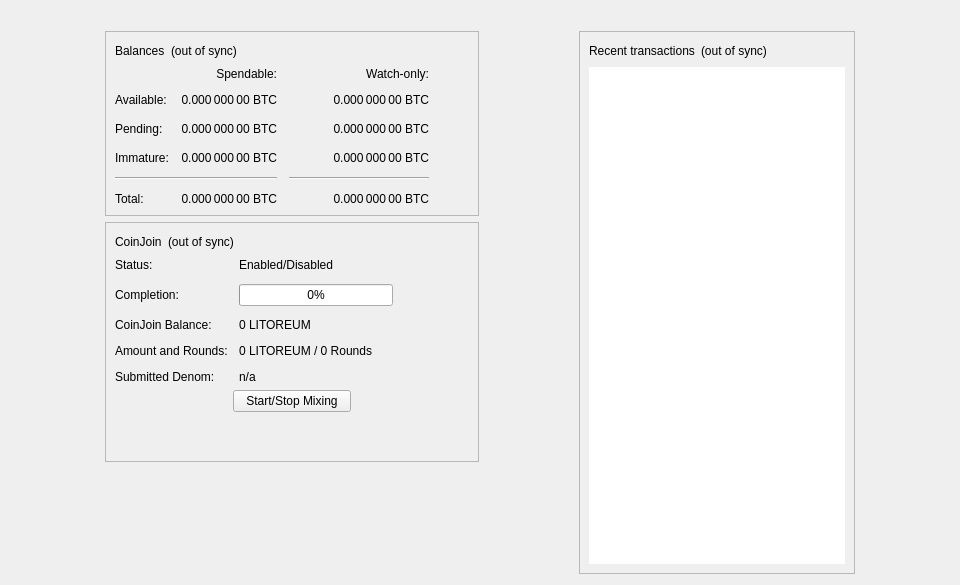
<?xml version="1.0" encoding="UTF-8"?>
<ui version="4.0">
 <class>OverviewPage</class>
 <widget class="QWidget" name="OverviewPage">
  <property name="geometry">
   <rect>
    <x>0</x>
    <y>0</y>
    <width>960</width>
    <height>585</height>
   </rect>
  </property>
  <property name="minimumSize">
   <size>
    <width>960</width>
    <height>0</height>
   </size>
  </property>
  <property name="windowTitle">
   <string>Form</string>
  </property>
  <layout class="QVBoxLayout" name="topLayout">
   <item>
    <widget class="QLabel" name="labelAlerts">
     <property name="visible">
      <bool>false</bool>
     </property>
     <property name="wordWrap">
      <bool>true</bool>
     </property>
     <property name="margin">
      <number>3</number>
     </property>
     <property name="textInteractionFlags">
      <set>Qt::TextSelectableByMouse</set>
     </property>
    </widget>
   </item>
   <item>
    <layout class="QHBoxLayout" name="horizontalLayout" stretch="1,0,1,0,1">
     <item>
      <spacer name="horizontalSpacerLeft">
       <property name="orientation">
        <enum>Qt::Horizontal</enum>
       </property>
       <property name="sizeType">
        <enum>QSizePolicy::Preferred</enum>
       </property>
       <property name="sizeHint" stdset="0">
        <size>
         <width>10</width>
         <height>20</height>
        </size>
       </property>
      </spacer>
     </item>
     <item>
      <layout class="QVBoxLayout" name="verticalLayout_2">
       <item>
        <widget class="QFrame" name="frame">
         <property name="frameShape">
          <enum>QFrame::StyledPanel</enum>
         </property>
         <property name="frameShadow">
          <enum>QFrame::Raised</enum>
         </property>
         <layout class="QVBoxLayout" name="verticalLayout_4">
          <item>
           <layout class="QHBoxLayout" name="horizontalLayout_4">
            <item>
             <widget class="QLabel" name="label_5">
              <property name="text">
               <string>Balances</string>
              </property>
             </widget>
            </item>
            <item>
             <widget class="QLabel" name="labelWalletStatus">
              <property name="toolTip">
               <string>The displayed information may be out of date. Your wallet automatically synchronizes with the Litoreum network after a connection is established, but this process has not completed yet.</string>
              </property>
              <property name="text">
               <string notr="true">(out of sync)</string>
              </property>
              <property name="alignment">
               <set>Qt::AlignLeading|Qt::AlignLeft|Qt::AlignVCenter</set>
              </property>
             </widget>
            </item>
            <item>
             <spacer name="horizontalSpacer_3">
              <property name="orientation">
               <enum>Qt::Horizontal</enum>
              </property>
              <property name="sizeHint" stdset="0">
               <size>
                <width>40</width>
                <height>20</height>
               </size>
              </property>
             </spacer>
            </item>
           </layout>
          </item>
          <item>
           <layout class="QGridLayout" name="gridLayout">
            <property name="spacing">
             <number>12</number>
            </property>
            <item row="2" column="2">
             <widget class="QLabel" name="labelWatchPending">
              <property name="cursor">
               <cursorShape>IBeamCursor</cursorShape>
              </property>
              <property name="toolTip">
               <string>Unconfirmed transactions to watch-only addresses</string>
              </property>
              <property name="text">
               <string notr="true">0.000 000 00 BTC</string>
              </property>
              <property name="alignment">
               <set>Qt::AlignRight|Qt::AlignTrailing|Qt::AlignVCenter</set>
              </property>
              <property name="textInteractionFlags">
               <set>Qt::LinksAccessibleByMouse|Qt::TextSelectableByKeyboard|Qt::TextSelectableByMouse</set>
              </property>
             </widget>
            </item>
            <item row="2" column="1">
             <widget class="QLabel" name="labelUnconfirmed">
              <property name="cursor">
               <cursorShape>IBeamCursor</cursorShape>
              </property>
              <property name="toolTip">
               <string>Total of transactions that have yet to be confirmed, and do not yet count toward the spendable balance</string>
              </property>
              <property name="text">
               <string notr="true">0.000 000 00 BTC</string>
              </property>
              <property name="alignment">
               <set>Qt::AlignRight|Qt::AlignTrailing|Qt::AlignVCenter</set>
              </property>
              <property name="textInteractionFlags">
               <set>Qt::LinksAccessibleByMouse|Qt::TextSelectableByKeyboard|Qt::TextSelectableByMouse</set>
              </property>
             </widget>
            </item>
            <item row="3" column="2">
             <widget class="QLabel" name="labelWatchImmature">
              <property name="cursor">
               <cursorShape>IBeamCursor</cursorShape>
              </property>
              <property name="toolTip">
               <string>Mined balance in watch-only addresses that has not yet matured</string>
              </property>
              <property name="text">
               <string notr="true">0.000 000 00 BTC</string>
              </property>
              <property name="alignment">
               <set>Qt::AlignRight|Qt::AlignTrailing|Qt::AlignVCenter</set>
              </property>
              <property name="textInteractionFlags">
               <set>Qt::LinksAccessibleByMouse|Qt::TextSelectableByKeyboard|Qt::TextSelectableByMouse</set>
              </property>
             </widget>
            </item>
            <item row="4" column="0" colspan="2">
             <widget class="Line" name="lineSpendableBalance">
              <property name="orientation">
               <enum>Qt::Horizontal</enum>
              </property>
             </widget>
            </item>
            <item row="4" column="2">
             <widget class="Line" name="lineWatchBalance">
              <property name="sizePolicy">
               <sizepolicy hsizetype="Preferred" vsizetype="Fixed">
                <horstretch>0</horstretch>
                <verstretch>0</verstretch>
               </sizepolicy>
              </property>
              <property name="minimumSize">
               <size>
                <width>140</width>
                <height>0</height>
               </size>
              </property>
              <property name="orientation">
               <enum>Qt::Horizontal</enum>
              </property>
             </widget>
            </item>
            <item row="5" column="0">
             <widget class="QLabel" name="labelTotalText">
              <property name="text">
               <string>Total:</string>
              </property>
             </widget>
            </item>
            <item row="3" column="1">
             <widget class="QLabel" name="labelImmature">
              <property name="cursor">
               <cursorShape>IBeamCursor</cursorShape>
              </property>
              <property name="toolTip">
               <string>Mined balance that has not yet matured</string>
              </property>
              <property name="text">
               <string notr="true">0.000 000 00 BTC</string>
              </property>
              <property name="alignment">
               <set>Qt::AlignRight|Qt::AlignTrailing|Qt::AlignVCenter</set>
              </property>
              <property name="textInteractionFlags">
               <set>Qt::LinksAccessibleByMouse|Qt::TextSelectableByKeyboard|Qt::TextSelectableByMouse</set>
              </property>
             </widget>
            </item>
            <item row="2" column="3">
             <spacer name="horizontalSpacer_2">
              <property name="orientation">
               <enum>Qt::Horizontal</enum>
              </property>
              <property name="sizeHint" stdset="0">
               <size>
                <width>40</width>
                <height>20</height>
               </size>
              </property>
             </spacer>
            </item>
            <item row="3" column="0">
             <widget class="QLabel" name="labelImmatureText">
              <property name="text">
               <string>Immature:</string>
              </property>
             </widget>
            </item>
            <item row="5" column="1">
             <widget class="QLabel" name="labelTotal">
              <property name="cursor">
               <cursorShape>IBeamCursor</cursorShape>
              </property>
              <property name="toolTip">
               <string>Your current total balance</string>
              </property>
              <property name="text">
               <string notr="true">0.000 000 00 BTC</string>
              </property>
              <property name="alignment">
               <set>Qt::AlignRight|Qt::AlignTrailing|Qt::AlignVCenter</set>
              </property>
              <property name="textInteractionFlags">
               <set>Qt::LinksAccessibleByMouse|Qt::TextSelectableByKeyboard|Qt::TextSelectableByMouse</set>
              </property>
             </widget>
            </item>
            <item row="5" column="2">
             <widget class="QLabel" name="labelWatchTotal">
              <property name="cursor">
               <cursorShape>IBeamCursor</cursorShape>
              </property>
              <property name="toolTip">
               <string>Current total balance in watch-only addresses</string>
              </property>
              <property name="text">
               <string notr="true">0.000 000 00 BTC</string>
              </property>
              <property name="alignment">
               <set>Qt::AlignRight|Qt::AlignTrailing|Qt::AlignVCenter</set>
              </property>
              <property name="textInteractionFlags">
               <set>Qt::LinksAccessibleByMouse|Qt::TextSelectableByKeyboard|Qt::TextSelectableByMouse</set>
              </property>
             </widget>
            </item>
            <item row="0" column="2">
             <widget class="QLabel" name="labelWatchonly">
              <property name="text">
               <string>Watch-only:</string>
              </property>
              <property name="alignment">
               <set>Qt::AlignRight|Qt::AlignTrailing|Qt::AlignVCenter</set>
              </property>
             </widget>
            </item>
            <item row="1" column="0">
             <widget class="QLabel" name="labelBalanceText">
              <property name="text">
               <string>Available:</string>
              </property>
             </widget>
            </item>
            <item row="1" column="1">
             <widget class="QLabel" name="labelBalance">
              <property name="cursor">
               <cursorShape>IBeamCursor</cursorShape>
              </property>
              <property name="toolTip">
               <string>Your current spendable balance</string>
              </property>
              <property name="text">
               <string notr="true">0.000 000 00 BTC</string>
              </property>
              <property name="alignment">
               <set>Qt::AlignRight|Qt::AlignTrailing|Qt::AlignVCenter</set>
              </property>
              <property name="textInteractionFlags">
               <set>Qt::LinksAccessibleByMouse|Qt::TextSelectableByKeyboard|Qt::TextSelectableByMouse</set>
              </property>
             </widget>
            </item>
            <item row="1" column="2">
             <widget class="QLabel" name="labelWatchAvailable">
              <property name="cursor">
               <cursorShape>IBeamCursor</cursorShape>
              </property>
              <property name="toolTip">
               <string>Your current balance in watch-only addresses</string>
              </property>
              <property name="text">
               <string notr="true">0.000 000 00 BTC</string>
              </property>
              <property name="alignment">
               <set>Qt::AlignRight|Qt::AlignTrailing|Qt::AlignVCenter</set>
              </property>
              <property name="textInteractionFlags">
               <set>Qt::LinksAccessibleByMouse|Qt::TextSelectableByKeyboard|Qt::TextSelectableByMouse</set>
              </property>
             </widget>
            </item>
            <item row="2" column="0">
             <widget class="QLabel" name="labelPendingText">
              <property name="text">
               <string>Pending:</string>
              </property>
             </widget>
            </item>
            <item row="0" column="1">
             <widget class="QLabel" name="labelSpendable">
              <property name="text">
               <string>Spendable:</string>
              </property>
              <property name="alignment">
               <set>Qt::AlignRight|Qt::AlignTrailing|Qt::AlignVCenter</set>
              </property>
             </widget>
            </item>
           </layout>
          </item>
         </layout>
        </widget>
       </item>
       <item>
        <widget class="QFrame" name="frameCoinJoin">
         <property name="layoutDirection">
          <enum>Qt::LeftToRight</enum>
         </property>
         <property name="frameShape">
          <enum>QFrame::StyledPanel</enum>
         </property>
         <property name="frameShadow">
          <enum>QFrame::Raised</enum>
         </property>
         <layout class="QVBoxLayout" name="VerticalLayout_PS1">
          <item>
           <layout class="QHBoxLayout" name="horizontalLayout_5">
            <item>
             <widget class="QLabel" name="labelCoinJoinHeader">
              <property name="text">
               <string notr="true">CoinJoin</string>
              </property>
             </widget>
            </item>
            <item>
             <widget class="QLabel" name="labelCoinJoinSyncStatus">
              <property name="toolTip">
               <string>The displayed information may be out of date. Your wallet automatically synchronizes with the Litoreum network after a connection is established, but this process has not completed yet.</string>
              </property>
              <property name="text">
               <string notr="true">(out of sync)</string>
              </property>
              <property name="alignment">
               <set>Qt::AlignLeading|Qt::AlignLeft|Qt::AlignVCenter</set>
              </property>
             </widget>
            </item>
            <item>
             <spacer name="horizontalSpacer_4">
              <property name="orientation">
               <enum>Qt::Horizontal</enum>
              </property>
              <property name="sizeHint" stdset="0">
               <size>
                <width>40</width>
                <height>20</height>
               </size>
              </property>
             </spacer>
            </item>
           </layout>
          </item>
          <item>
           <layout class="QFormLayout" name="coinJoinFormLayout">
            <property name="fieldGrowthPolicy">
             <enum>QFormLayout::AllNonFixedFieldsGrow</enum>
            </property>
            <property name="horizontalSpacing">
             <number>11</number>
            </property>
            <property name="verticalSpacing">
             <number>12</number>
            </property>
            <item row="0" column="0">
             <widget class="QLabel" name="labelCoinJoinEnabledText">
              <property name="text">
               <string>Status:</string>
              </property>
             </widget>
            </item>
            <item row="0" column="1">
             <widget class="QLabel" name="labelCoinJoinEnabled">
              <property name="text">
               <string>Enabled/Disabled</string>
              </property>
             </widget>
            </item>
            <item row="1" column="0">
             <widget class="QLabel" name="labelCompletitionText">
              <property name="text">
               <string>Completion:</string>
              </property>
             </widget>
            </item>
            <item row="1" column="1">
             <widget class="QProgressBar" name="coinJoinProgress">
              <property name="maximumSize">
               <size>
                <width>154</width>
                <height>16777215</height>
               </size>
              </property>
              <property name="value">
               <number>0</number>
              </property>
             </widget>
            </item>
            <item row="2" column="0">
             <widget class="QLabel" name="labelAnonymizedText">
              <property name="text">
               <string notr="true">CoinJoin Balance:</string>
              </property>
             </widget>
            </item>
            <item row="2" column="1">
             <widget class="QLabel" name="labelAnonymized">
              <property name="text">
               <string notr="true">0 LITOREUM</string>
              </property>
             </widget>
            </item>
            <item row="3" column="0">
             <widget class="QLabel" name="labelAmountAndRoundsText">
              <property name="text">
               <string>Amount and Rounds:</string>
              </property>
             </widget>
            </item>
            <item row="3" column="1">
             <widget class="QLabel" name="labelAmountRounds">
              <property name="text">
               <string notr="true">0 LITOREUM / 0 Rounds</string>
              </property>
             </widget>
            </item>
            <item row="4" column="0">
             <widget class="QLabel" name="labelSubmittedDenomText">
              <property name="text">
               <string>Submitted Denom:</string>
              </property>
             </widget>
            </item>
            <item row="4" column="1">
             <widget class="QLabel" name="labelSubmittedDenom">
              <property name="toolTip">
               <string>The denominations you submitted to the Smartnode.&lt;br&gt;To mix, other users must submit the exact same denominations.</string>
              </property>
              <property name="text">
               <string>n/a</string>
              </property>
              <property name="wordWrap">
               <bool>true</bool>
              </property>
             </widget>
            </item>
           </layout>
          </item>
          <item>
           <layout class="QVBoxLayout" name="VerticalLayout_PS">
            <item>
             <layout class="QHBoxLayout" name="horizontalLayout_3">
              <property name="topMargin">
               <number>0</number>
              </property>
              <item>
               <spacer name="horizontalSpacer_5">
                <property name="orientation">
                 <enum>Qt::Horizontal</enum>
                </property>
                <property name="sizeHint" stdset="0">
                 <size>
                  <width>40</width>
                  <height>20</height>
                 </size>
                </property>
               </spacer>
              </item>
              <item>
               <widget class="QPushButton" name="toggleCoinJoin">
                <property name="sizePolicy">
                 <sizepolicy hsizetype="MinimumExpanding" vsizetype="Fixed">
                  <horstretch>0</horstretch>
                  <verstretch>0</verstretch>
                 </sizepolicy>
                </property>
                <property name="text">
                 <string>Start/Stop Mixing</string>
                </property>
               </widget>
              </item>
              <item>
               <spacer name="horizontalSpacer_6">
                <property name="orientation">
                 <enum>Qt::Horizontal</enum>
                </property>
                <property name="sizeHint" stdset="0">
                 <size>
                  <width>40</width>
                  <height>20</height>
                 </size>
                </property>
               </spacer>
              </item>
             </layout>
            </item>
            <item>
             <spacer name="verticalSpacer_3">
              <property name="orientation">
               <enum>Qt::Vertical</enum>
              </property>
              <property name="sizeHint" stdset="0">
               <size>
                <width>20</width>
                <height>40</height>
               </size>
              </property>
             </spacer>
            </item>
           </layout>
          </item>
         </layout>
        </widget>
       </item>
       <item>
        <spacer name="verticalSpacer">
         <property name="orientation">
          <enum>Qt::Vertical</enum>
         </property>
         <property name="sizeHint" stdset="0">
          <size>
           <width>20</width>
           <height>40</height>
          </size>
         </property>
        </spacer>
       </item>
      </layout>
     </item>
     <item>
      <spacer name="horizontalSpacerCenter">
       <property name="orientation">
        <enum>Qt::Horizontal</enum>
       </property>
       <property name="sizeHint" stdset="0">
        <size>
         <width>10</width>
         <height>20</height>
        </size>
       </property>
      </spacer>
     </item>
     <item>
      <layout class="QVBoxLayout" name="verticalLayout_3">
       <item>
        <widget class="QFrame" name="frame_2">
         <property name="frameShape">
          <enum>QFrame::StyledPanel</enum>
         </property>
         <property name="frameShadow">
          <enum>QFrame::Raised</enum>
         </property>
         <layout class="QVBoxLayout" name="verticalLayout">
          <item>
           <layout class="QHBoxLayout" name="horizontalLayout_2">
            <item>
             <widget class="QLabel" name="label_4">
              <property name="text">
               <string>Recent transactions</string>
              </property>
             </widget>
            </item>
            <item>
             <widget class="QLabel" name="labelTransactionsStatus">
              <property name="toolTip">
               <string>The displayed information may be out of date. Your wallet automatically synchronizes with the Litoreum network after a connection is established, but this process has not completed yet.</string>
              </property>
              <property name="text">
               <string notr="true">(out of sync)</string>
              </property>
              <property name="alignment">
               <set>Qt::AlignLeading|Qt::AlignLeft|Qt::AlignVCenter</set>
              </property>
             </widget>
            </item>
            <item>
             <spacer name="horizontalSpacer">
              <property name="orientation">
               <enum>Qt::Horizontal</enum>
              </property>
              <property name="sizeHint" stdset="0">
               <size>
                <width>40</width>
                <height>20</height>
               </size>
              </property>
             </spacer>
            </item>
           </layout>
          </item>
          <item>
           <widget class="QListView" name="listTransactions">
            <property name="frameShape">
             <enum>QFrame::NoFrame</enum>
            </property>
            <property name="verticalScrollBarPolicy">
             <enum>Qt::ScrollBarAlwaysOff</enum>
            </property>
            <property name="horizontalScrollBarPolicy">
             <enum>Qt::ScrollBarAlwaysOff</enum>
            </property>
            <property name="selectionMode">
             <enum>QAbstractItemView::NoSelection</enum>
            </property>
           </widget>
          </item>
         </layout>
        </widget>
       </item>
      </layout>
     </item>
     <item>
      <spacer name="horizontalSpacerRight">
       <property name="orientation">
        <enum>Qt::Horizontal</enum>
       </property>
       <property name="sizeType">
        <enum>QSizePolicy::Preferred</enum>
       </property>
       <property name="sizeHint" stdset="0">
        <size>
         <width>10</width>
         <height>20</height>
        </size>
       </property>
      </spacer>
     </item>
    </layout>
   </item>
  </layout>
 </widget>
 <resources/>
 <connections/>
</ui>
